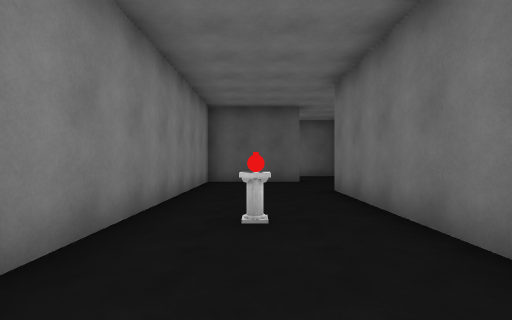
[1] (above)

17 first-person views from a walk through a Unity game level. The camera is 1.3 m above the floor, looks level and sees 85° across. The floor is counted in squares, 1.8 m on a side. Each view is taken from the middle of a square. On the plan, view 1 faces up. The plan holds only what a view shows up to about 10 squares ahead; the rest is blank. The place goes on beyond the plan. The player character is not drawn.

[2]
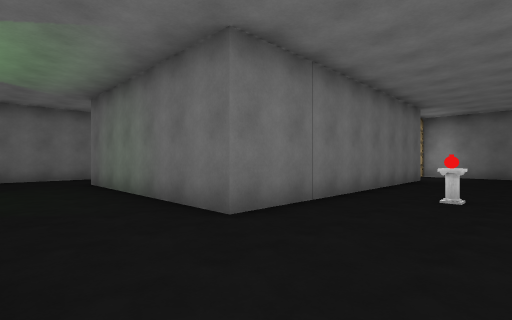

[3]
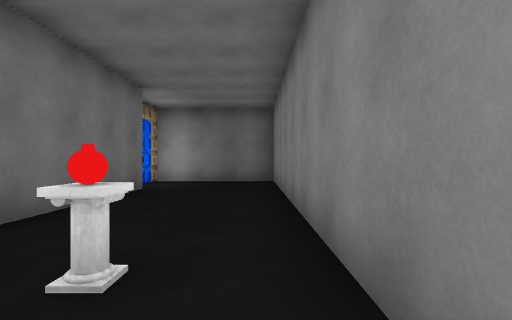

[4]
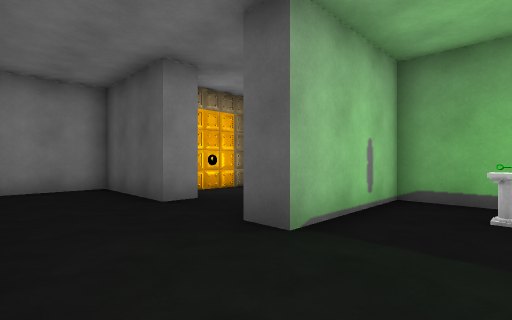

[5]
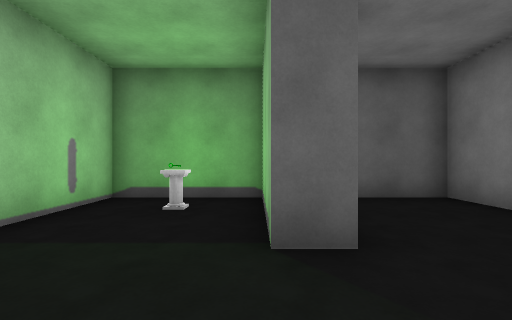

[6]
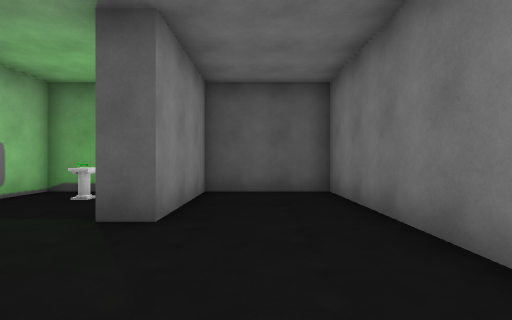

[7]
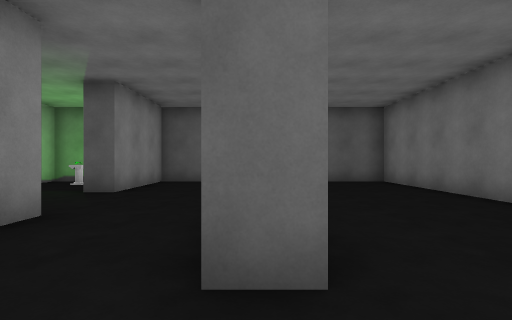

[8]
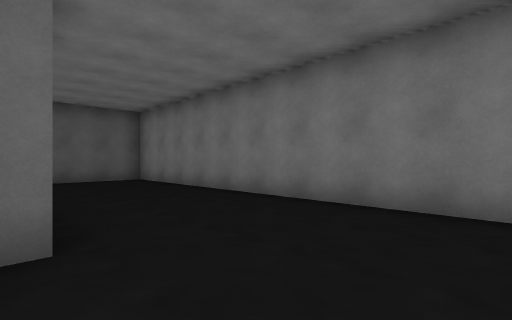

[9]
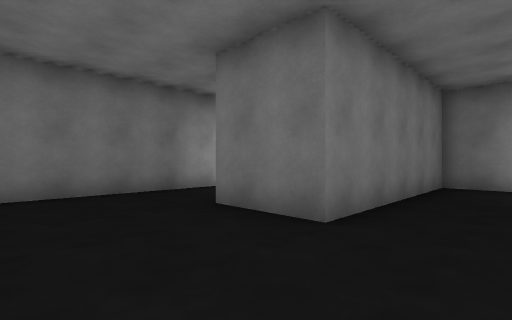

[10]
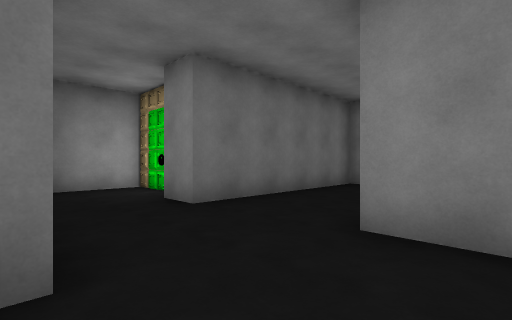

[11]
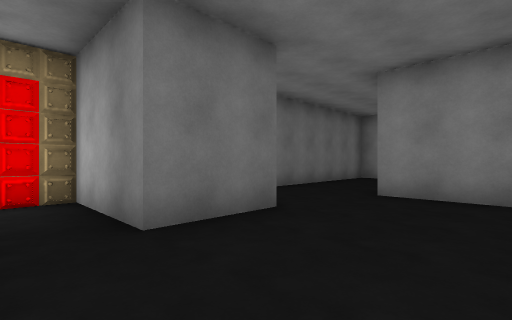

[12]
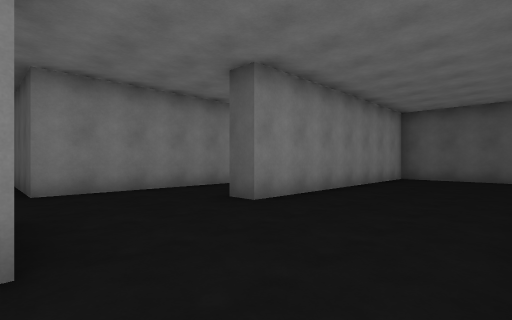

[13]
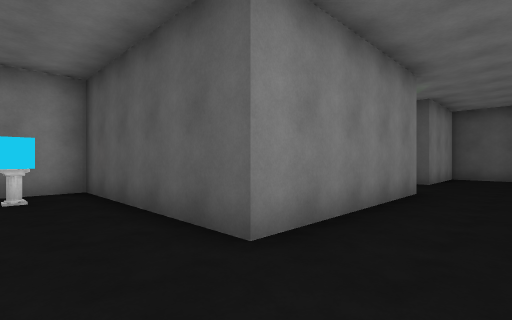

[14]
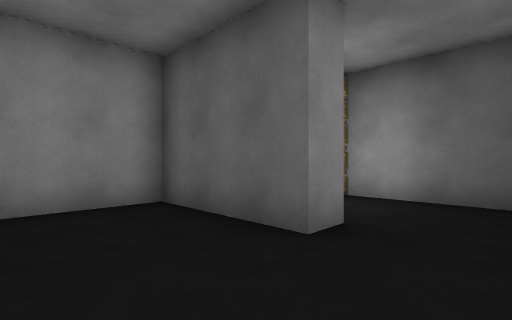

[15]
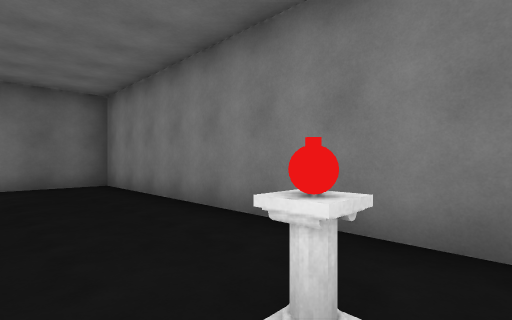

[16]
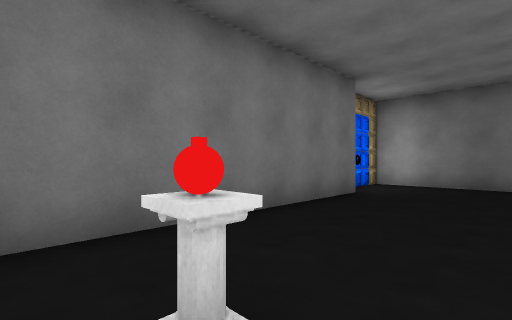

[17]
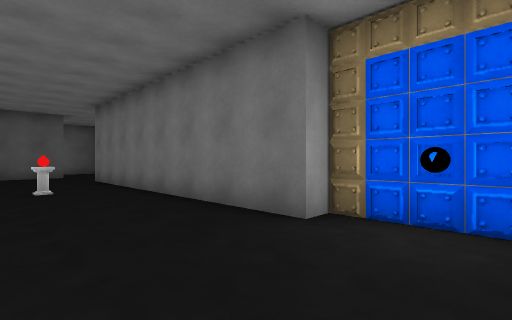

### Floor plan
Ten units are one square. View 1 is at (0, 0); x grows to the right and y downward. Boxes are objects, and circles mark ways between rooms. Rooms are numbered by the first view taken in them; rooms with no view inside come last. Other rooms are left out.
<svg viewBox="-21 -129 179 179">
<path fill="none" stroke="#000" d="M14 -100 14 -93 -16 -93 -16 45 23 45 25 26 22 21M29 -124 2 -124 2 -107M72 -124 42 -124 42 -93 35 -93M107 -65 107 -124 78 -124 78 -93 71 -93 71 -119M25 37 23 20 19 20 19 -66 82 -66 82 -44M25 37 22 32M24 45 24 20M82 -44 82 -17 29 -17 29 10 85 10 85 21M130 14 134 16M153 8 153 -124 122 -124M114 -115 114 -46 106 -46M78 31 78 45 107 45 107 -12 128 -12 128 15 139 15"/>
<rect x="-5" y="-35" width="10" height="10" fill="#bbb"><title>other object</title></rect>
<rect x="55" y="-115" width="10" height="10" fill="#bbb"><title>other object</title></rect>
<rect x="35" y="-5" width="10" height="10" fill="#bbb"><title>cube</title></rect>
<circle cx="95" cy="-55" r="3" fill="#2a7"/>
<text x="30" y="-70">1</text>
<text x="120" y="-40">2</text>
</svg>
Room 1 opens to room 2.

Where each view was taken, in squares from view 1:
view 1: 0 up, 0 right, facing up
view 2: 9 up, 1 left, facing down-right
view 3: 5 up, 1 left, facing down
view 4: 7 up, 6 right, facing up-left
view 5: 7 up, 7 right, facing up
view 6: 6 up, 9 right, facing up
view 7: 3 up, 11 right, facing up
view 8: 2 up, 11 right, facing up-right
view 9: 4 up, 9 right, facing down-right
view 10: 3 up, 11 right, facing down-left
view 11: 4 up, 14 right, facing down-left
view 12: 1 up, 15 right, facing up-left
view 13: 0 up, 10 right, facing up-left
view 14: 7 up, 3 right, facing up-left
view 15: 4 up, 1 right, facing down-left
view 16: 4 up, 1 left, facing down-right
view 17: 4 down, 1 left, facing up-right
